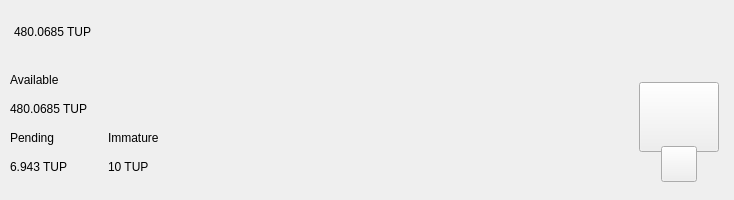
<?xml version="1.0" encoding="UTF-8"?>
<ui version="4.0">
 <class>TopBar</class>
 <widget class="QWidget" name="TopBar">
  <property name="geometry">
   <rect>
    <x>0</x>
    <y>0</y>
    <width>734</width>
    <height>200</height>
   </rect>
  </property>
  <property name="minimumSize">
   <size>
    <width>0</width>
    <height>200</height>
   </size>
  </property>
  <property name="maximumSize">
   <size>
    <width>16777215</width>
    <height>200</height>
   </size>
  </property>
  <property name="windowTitle">
   <string>Form</string>
  </property>
  <layout class="QVBoxLayout" name="verticalLayout_10" stretch="0">
   <property name="spacing">
    <number>0</number>
   </property>
   <property name="leftMargin">
    <number>0</number>
   </property>
   <property name="topMargin">
    <number>0</number>
   </property>
   <property name="rightMargin">
    <number>0</number>
   </property>
   <property name="bottomMargin">
    <number>0</number>
   </property>
   <item>
    <widget class="PFBorderImage" name="containerTop">
     <layout class="QVBoxLayout" name="verticalLayout_11">
      <property name="spacing">
       <number>0</number>
      </property>
      <property name="leftMargin">
       <number>0</number>
      </property>
      <property name="topMargin">
       <number>0</number>
      </property>
      <property name="rightMargin">
       <number>0</number>
      </property>
      <property name="bottomMargin">
       <number>0</number>
      </property>
      <item>
       <widget class="QWidget" name="top_container_2" native="true">
        <property name="minimumSize">
         <size>
          <width>0</width>
          <height>65</height>
         </size>
        </property>
        <layout class="QHBoxLayout" name="top_container">
         <property name="spacing">
          <number>0</number>
         </property>
         <property name="leftMargin">
          <number>14</number>
         </property>
         <property name="topMargin">
          <number>0</number>
         </property>
         <property name="rightMargin">
          <number>14</number>
         </property>
         <property name="bottomMargin">
          <number>0</number>
         </property>
         <item alignment="Qt::AlignVCenter">
          <widget class="QWidget" name="widgetTopAmount" native="true">
           <property name="sizePolicy">
            <sizepolicy hsizetype="Preferred" vsizetype="Maximum">
             <horstretch>0</horstretch>
             <verstretch>0</verstretch>
            </sizepolicy>
           </property>
           <layout class="QHBoxLayout" name="horizontalLayout_5">
            <property name="spacing">
             <number>0</number>
            </property>
            <property name="leftMargin">
             <number>0</number>
            </property>
            <property name="topMargin">
             <number>0</number>
            </property>
            <property name="rightMargin">
             <number>0</number>
            </property>
            <property name="bottomMargin">
             <number>0</number>
            </property>
            <item alignment="Qt::AlignTop">
             <widget class="QLabel" name="labelAmountTopTup">
              <property name="minimumSize">
               <size>
                <width>0</width>
                <height>36</height>
               </size>
              </property>
              <property name="styleSheet">
               <string notr="true">padding:0px;margin:0px;</string>
              </property>
              <property name="text">
               <string notr="true">480.0685 TUP</string>
              </property>
             </widget>
            </item>
           </layout>
          </widget>
         </item>
         <item>
          <spacer name="horizontalSpacer">
           <property name="orientation">
            <enum>Qt::Horizontal</enum>
           </property>
           <property name="sizeHint" stdset="0">
            <size>
             <width>40</width>
             <height>20</height>
            </size>
           </property>
          </spacer>
         </item>
         <item>
          <layout class="QHBoxLayout" name="horizontalLayout_4">
           <property name="spacing">
            <number>12</number>
           </property>
           <property name="rightMargin">
            <number>0</number>
           </property>
           <item alignment="Qt::AlignRight">
            <widget class="QWidget" name="layoutSync" native="true">
             <property name="minimumSize">
              <size>
               <width>0</width>
               <height>36</height>
              </size>
             </property>
             <property name="maximumSize">
              <size>
               <width>16777215</width>
               <height>36</height>
              </size>
             </property>
             <layout class="QVBoxLayout" name="verticalLayout_9">
              <property name="leftMargin">
               <number>0</number>
              </property>
              <property name="topMargin">
               <number>0</number>
              </property>
              <property name="rightMargin">
               <number>0</number>
              </property>
              <property name="bottomMargin">
               <number>0</number>
              </property>
              <item>
               <widget class="ExpandableButton" name="pushButtonSync" native="true">
                <property name="minimumSize">
                 <size>
                  <width>36</width>
                  <height>36</height>
                 </size>
                </property>
                <property name="maximumSize">
                 <size>
                  <width>16777215</width>
                  <height>36</height>
                 </size>
                </property>
               </widget>
              </item>
             </layout>
            </widget>
           </item>
           <item>
            <widget class="ExpandableButton" name="pushButtonHDUpgrade" native="true">
             <property name="minimumSize">
              <size>
               <width>36</width>
               <height>36</height>
              </size>
             </property>
            </widget>
           </item>
           <item>
            <widget class="ExpandableButton" name="pushButtonStack" native="true">
             <property name="minimumSize">
              <size>
               <width>36</width>
               <height>36</height>
              </size>
             </property>
            </widget>
           </item>
           <item>
            <widget class="ExpandableButton" name="pushButtonColdStaking" native="true">
             <property name="minimumSize">
              <size>
               <width>36</width>
               <height>36</height>
              </size>
             </property>
            </widget>
           </item>
           <item>
            <widget class="ExpandableButton" name="pushButtonConnection" native="true">
             <property name="minimumSize">
              <size>
               <width>36</width>
               <height>36</height>
              </size>
             </property>
            </widget>
           </item>
           <item>
            <widget class="ExpandableButton" name="pushButtonTor" native="true">
             <property name="minimumSize">
              <size>
               <width>36</width>
               <height>36</height>
              </size>
             </property>
            </widget>
           </item>
           <item>
            <widget class="ExpandableButton" name="pushButtonLock" native="true">
             <property name="sizePolicy">
              <sizepolicy hsizetype="Expanding" vsizetype="Expanding">
               <horstretch>0</horstretch>
               <verstretch>0</verstretch>
              </sizepolicy>
             </property>
             <property name="minimumSize">
              <size>
               <width>36</width>
               <height>0</height>
              </size>
             </property>
            </widget>
           </item>
           <item>
            <widget class="ExpandableButton" name="pushButtonTheme" native="true">
             <property name="minimumSize">
              <size>
               <width>36</width>
               <height>36</height>
              </size>
             </property>
             <property name="maximumSize">
              <size>
               <width>16777215</width>
               <height>36</height>
              </size>
             </property>
            </widget>
           </item>
           <item>
            <widget class="ExpandableButton" name="pushButtonFAQ" native="true">
             <property name="minimumSize">
              <size>
               <width>36</width>
               <height>36</height>
              </size>
             </property>
            </widget>
           </item>
          </layout>
         </item>
        </layout>
       </widget>
      </item>
      <item>
       <widget class="QWidget" name="bottom_container" native="true">
        <property name="minimumSize">
         <size>
          <width>0</width>
          <height>135</height>
         </size>
        </property>
        <layout class="QHBoxLayout" name="botton_container">
         <property name="leftMargin">
          <number>10</number>
         </property>
         <property name="topMargin">
          <number>0</number>
         </property>
         <property name="rightMargin">
          <number>10</number>
         </property>
         <property name="bottomMargin">
          <number>10</number>
         </property>
         <item>
          <layout class="QHBoxLayout" name="horizontalLayout_3">
           <property name="bottomMargin">
            <number>9</number>
           </property>
           <item>
            <layout class="QVBoxLayout" name="verticalLayout_7">
             <property name="spacing">
              <number>0</number>
             </property>
             <property name="leftMargin">
              <number>0</number>
             </property>
             <property name="rightMargin">
              <number>30</number>
             </property>
             <item>
              <layout class="QVBoxLayout" name="verticalLayout_2">
               <item>
                <widget class="QLabel" name="labelTitle1">
                 <property name="text">
                  <string>Available</string>
                 </property>
                </widget>
               </item>
               <item>
                <widget class="QLabel" name="labelAmountTup">
                 <property name="text">
                  <string notr="true">480.0685 TUP</string>
                 </property>
                </widget>
               </item>
              </layout>
             </item>
             <item>
              <layout class="QHBoxLayout" name="horizontalLayout_2">
               <property name="spacing">
                <number>0</number>
               </property>
               <item>
                <layout class="QVBoxLayout" name="verticalLayout_3">
                 <item>
                  <widget class="QLabel" name="labelTitle3">
                   <property name="text">
                    <string>Pending</string>
                   </property>
                  </widget>
                 </item>
                 <item>
                  <widget class="QLabel" name="labelPendingTup">
                   <property name="text">
                    <string notr="true">6.943 TUP</string>
                   </property>
                  </widget>
                 </item>
                </layout>
               </item>
               <item>
                <spacer name="horizontalSpacer_3">
                 <property name="orientation">
                  <enum>Qt::Horizontal</enum>
                 </property>
                 <property name="sizeType">
                  <enum>QSizePolicy::Fixed</enum>
                 </property>
                 <property name="sizeHint" stdset="0">
                  <size>
                   <width>40</width>
                   <height>20</height>
                  </size>
                 </property>
                </spacer>
               </item>
               <item>
                <layout class="QVBoxLayout" name="verticalLayout_4">
                 <item>
                  <widget class="QLabel" name="labelTitle4">
                   <property name="text">
                    <string>Immature</string>
                   </property>
                  </widget>
                 </item>
                 <item>
                  <widget class="QLabel" name="labelImmatureTup">
                   <property name="text">
                    <string notr="true">10 TUP</string>
                   </property>
                  </widget>
                 </item>
                </layout>
               </item>
              </layout>
             </item>
            </layout>
           </item>
          </layout>
         </item>
         <item>
          <spacer name="horizontalSpacer_2">
           <property name="orientation">
            <enum>Qt::Horizontal</enum>
           </property>
           <property name="sizeHint" stdset="0">
            <size>
             <width>40</width>
             <height>20</height>
            </size>
           </property>
          </spacer>
         </item>
         <item alignment="Qt::AlignHCenter|Qt::AlignVCenter">
          <widget class="QWidget" name="qrContainer" native="true">
           <property name="sizePolicy">
            <sizepolicy hsizetype="Preferred" vsizetype="Minimum">
             <horstretch>0</horstretch>
             <verstretch>0</verstretch>
            </sizepolicy>
           </property>
           <property name="minimumSize">
            <size>
             <width>90</width>
             <height>110</height>
            </size>
           </property>
           <property name="maximumSize">
            <size>
             <width>90</width>
             <height>110</height>
            </size>
           </property>
           <layout class="QVBoxLayout" name="containerQR">
            <property name="spacing">
             <number>0</number>
            </property>
            <property name="leftMargin">
             <number>5</number>
            </property>
            <property name="topMargin">
             <number>10</number>
            </property>
            <property name="rightMargin">
             <number>5</number>
            </property>
            <property name="bottomMargin">
             <number>0</number>
            </property>
            <item>
             <widget class="QPushButton" name="btnQr">
              <property name="minimumSize">
               <size>
                <width>70</width>
                <height>70</height>
               </size>
              </property>
              <property name="maximumSize">
               <size>
                <width>16777215</width>
                <height>70</height>
               </size>
              </property>
              <property name="focusPolicy">
               <enum>Qt::NoFocus</enum>
              </property>
              <property name="text">
               <string/>
              </property>
              <property name="iconSize">
               <size>
                <width>70</width>
                <height>70</height>
               </size>
              </property>
             </widget>
            </item>
            <item>
             <spacer name="verticalSpacer">
              <property name="orientation">
               <enum>Qt::Vertical</enum>
              </property>
              <property name="sizeType">
               <enum>QSizePolicy::Fixed</enum>
              </property>
              <property name="sizeHint" stdset="0">
               <size>
                <width>20</width>
                <height>20</height>
               </size>
              </property>
             </spacer>
            </item>
            <item alignment="Qt::AlignHCenter|Qt::AlignBottom">
             <widget class="QPushButton" name="pushButtonQR">
              <property name="minimumSize">
               <size>
                <width>36</width>
                <height>36</height>
               </size>
              </property>
              <property name="maximumSize">
               <size>
                <width>36</width>
                <height>36</height>
               </size>
              </property>
              <property name="focusPolicy">
               <enum>Qt::NoFocus</enum>
              </property>
              <property name="text">
               <string/>
              </property>
             </widget>
            </item>
           </layout>
          </widget>
         </item>
        </layout>
       </widget>
      </item>
     </layout>
    </widget>
   </item>
  </layout>
 </widget>
 <customwidgets>
  <customwidget>
   <class>ExpandableButton</class>
   <extends>QWidget</extends>
   <header>qt/tenup/expandablebutton.h</header>
   <container>1</container>
  </customwidget>
  <customwidget>
   <class>PFBorderImage</class>
   <extends>QFrame</extends>
   <header>qt/tenup/pfborderimage.h</header>
   <container>1</container>
  </customwidget>
 </customwidgets>
 <resources/>
 <connections/>
</ui>
